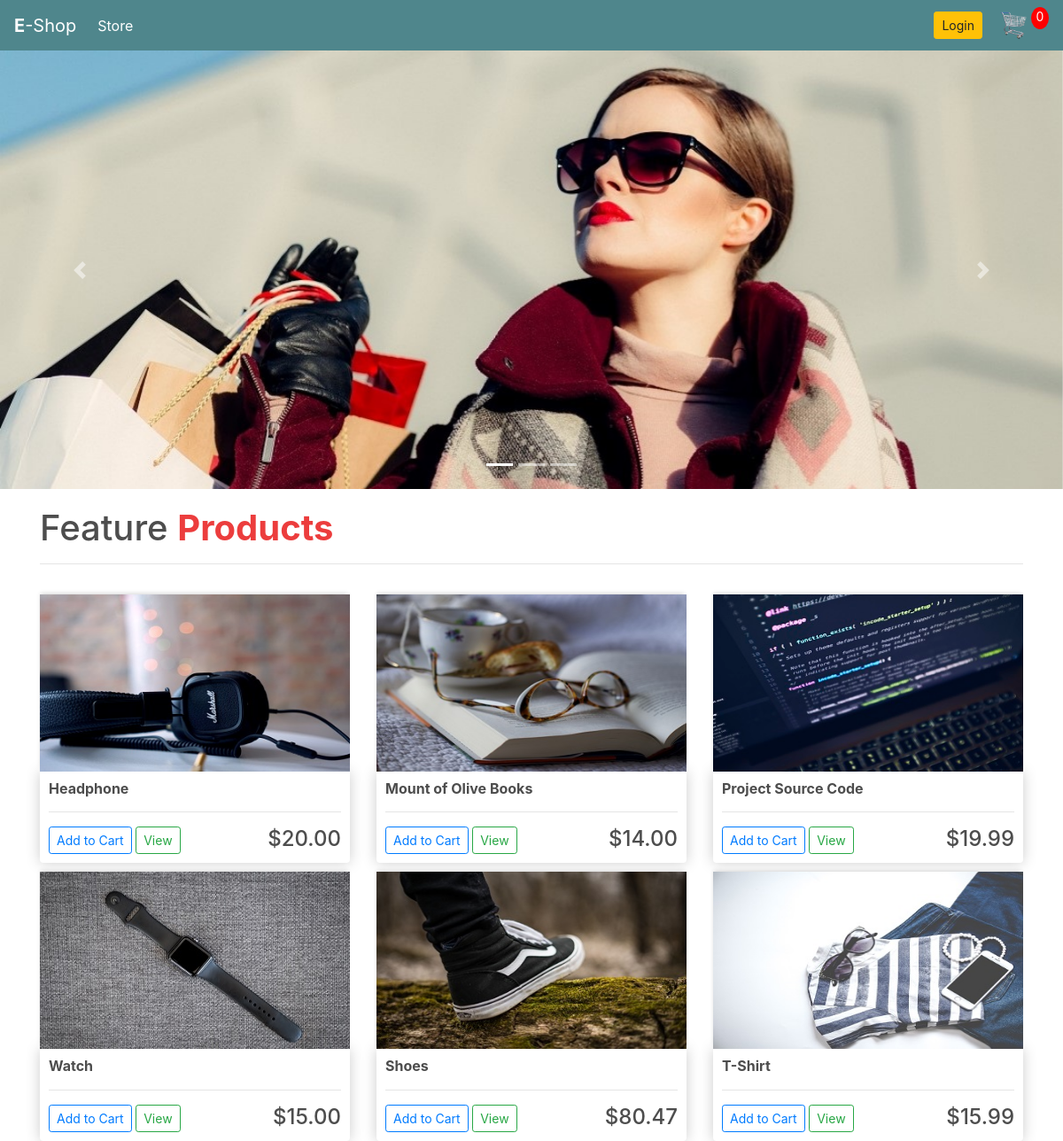
The page / on the database its author committed.
### store/models.py (models this page shows, shortened)
class Product(models.Model):
    category = models.ForeignKey(
        ProductCategory, null=True, blank=True, on_delete=models.CASCADE)
    name = models.CharField(max_length=100, null=True)
    description = models.TextField(null=True)
    price = models.FloatField()
    digital = models.BooleanField(default=False, null=True, blank=True)
    image = models.ImageField(null=True, blank=True)
    @property
    def imageURL(self):
        try:
            url = self.image.url
        except:
            url = ''
        return url

### store/views.py (the view)
# urls.py: path('', include('store.urls')),
def store(request):
    if request.user.is_authenticated:
        customer = request.user.customer
        order, created = Order.objects.get_or_create(
            customer=customer, complete=False)
        items = order.orderitem_set.all()
        cartItems = order.get_cart_items
    else:
        items = []
        order = {
            'get_cart_total': 0,
            'get_cart_items': 0,
            'shipping': False
        }
        cartItems = order['get_cart_items']
    products = Product.objects.all()
    context = {
        'products': products,
        'cartItems': cartItems
    }
    return render(request, 'store/store.html', context)

### store/templates/store/store.html
{% extends 'store/base.html' %}
{% load static %}
{% block slider %}
{% include 'store/partials/_slider.html' %}
{% endblock%}
{% block content %}
<div style="margin-top: 20px;">
    <h1>Feature <span style="color: #ec3d3d;"><strong>Products</strong></span></h1>
    <hr>
</div>
<div class="row mt-4">
    {% for product in products %}
    <div class="col-lg-4">
        <img src="{{ product.imageURL }}" alt="" class="thumbnail">
        <div class="box-element product">
            <h6><strong>{{ product.name }}</strong></h6>
            <hr>
            <button data-product="{{ product.id }}" data-action="add"
                class="btn btn-outline-primary btn-sm add-btn update-cart">Add to Cart</button>
            <a href="#" class="btn btn-outline-success btn-sm">View</a>
            <h4 style="float: right;">${{ product.price|floatformat:2 }}</h4>
        </div>
    </div>
    {% endfor %}
</div>
{% endblock %}

### store/templates/store/base.html (shortened to what this page needs)
<!DOCTYPE html>
<html lang="en">
{% load static %}
<head>
    <link rel="stylesheet" href="{% static 'css/main.css'%}">
    <link rel="stylesheet" href="https://stackpath.bootstrapcdn.com/bootstrap/4.5.0/css/bootstrap.min.css"
>
</head>
<body>
    {% include 'store/partials/_navbar.html' %}
    {% block slider %} {% endblock %}
    <div class="container">
        {% block content %} {% endblock %}
    </div>
</body>
</html>

### store/templates/store/partials/_navbar.html (shortened to what this page needs)
{% load static %}
<nav class="navbar navbar-expand-lg navbar-dark" style="background-color: #4f868c ">
    <a class="navbar-brand" href="{% url 'store' %}"><strong>E</strong>-Shop</a>
    <div class="collapse navbar-collapse" id="navbarSupportedContent">
        <ul class="navbar-nav mr-auto">
            <li class="nav-item active">
                <a class="nav-link" href="{% url 'store' %}">Store <span class="sr-only">(current)</span></a>
            </li>
        </ul>
        <div class="form-inline my-2 my-lg-0">
            <a href="#" class="btn btn-warning btn-sm">Login</a>
            <a href="{% url 'cart' %}" id="cart-hover">
                <img id="cart-icon" src="{% static 'images/cart-3.png' %}" alt="">
            </a>
            <p id="cart-total">{{ cartItems }}</p>
        </div>
    </div>
</nav>

### store/templates/store/partials/_slider.html (shortened to what this page needs)
{% load static %}
<div id="carouselExampleIndicators" class="carousel slide" data-ride="carousel">
    <ol class="carousel-indicators">
        <li data-target="#carouselExampleIndicators" data-slide-to="0" class="active"></li>
        <li data-target="#carouselExampleIndicators" data-slide-to="1"></li>
        <li data-target="#carouselExampleIndicators" data-slide-to="2"></li>
    </ol>
    <div class="carousel-inner">
        <div class="carousel-item active">
            <img class="d-block w-100" src="{% static 'images/s-1e.jpg' %}" alt="First slide">
        </div>
    </div>
    <a class="carousel-control-prev" href="#carouselExampleIndicators" role="button" data-slide="prev">
        <span class="carousel-control-prev-icon" aria-hidden="true"></span>
    </a>
    <a class="carousel-control-next" href="#carouselExampleIndicators" role="button" data-slide="next">
        <span class="carousel-control-next-icon" aria-hidden="true"></span>
    </a>
</div>

### static/css/main.css (style rules this page uses)
body { background-color: hsl(0, 0%, 98%); }
h1, h2, h3, h4, h5, h6 { color: hsl(0, 0%, 30%); }
.box-element { box-shadow: hsl(0, 0%, 80%) 0 0 16px; background-color: #fff; border-radius: 4px; padding: 10px; }
.thumbnail { width: 100%; height: 200px; -webkit-box-shadow: -1px -3px 5px -2px rgba(214, 214, 214, 1); -moz-box-shadow: -1px -3px 5px -2px rgba(214, 214, 214, 1); box-shadow: -1px -3px 5px -2px rgba(214, 214, 214, 1); }
.product { border-radius: 0 0 4px 4px; }
#cart-icon { width: 40px; display: inline-block; margin-left: 15px; }
#cart-total { display: block; text-align: center; color: #fff; background-color: red; width: 20px; height: 25px; border-radius: 50%; font-size: 14px; }
.col-lg-4, .col-lg-6, .col-lg-8, .col-lg-12 { margin-top: 10px; }
.btn { border-radius: 0; }

### rows shown on the page
Product: imageURL (picture), name "Headphone", price "20.00"
Product: imageURL (picture), name "Mount of Olive Books", price "14.00"
Product: imageURL (picture), name "Project Source Code", price "19.99"
Product: imageURL (picture), name "Watch", price "15.00"
Product: imageURL (picture), name "Shoes", price "80.47"
Product: imageURL (picture), name "T-Shirt", price "15.99"

### other values the page prints
{{ cartItems }} "0"
